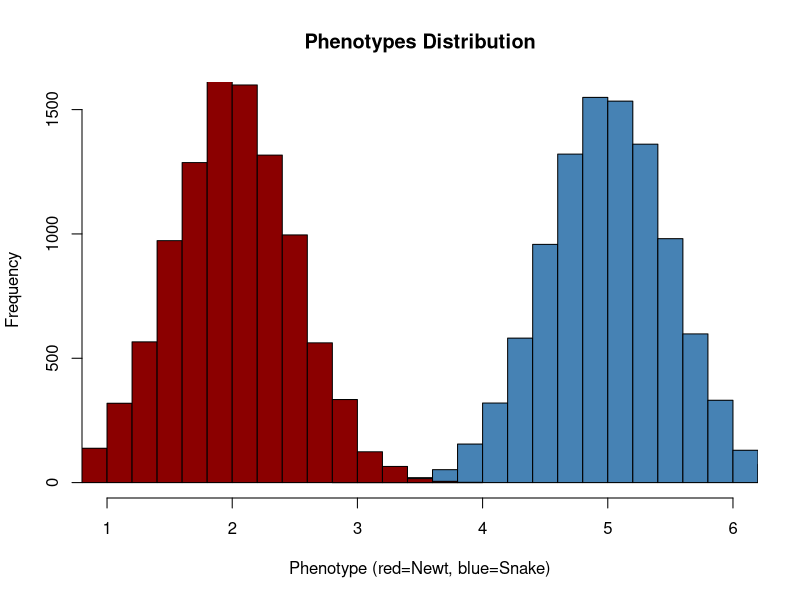

R code for this plot:
## ---- chunk 1
knitr::opts_chunk$set(echo = TRUE)
## ---- chunk 2
snakes <- rnorm(10000, 5, 0.5)
newts <- rnorm(10000, 2, 0.5)
hist(snakes, col="steelblue", xlim = c(1, 6), main = "Phenotypes Distribution", xlab = "Phenotype (red=Newt, blue=Snake)")
hist(newts, col="darkred", add = TRUE)

